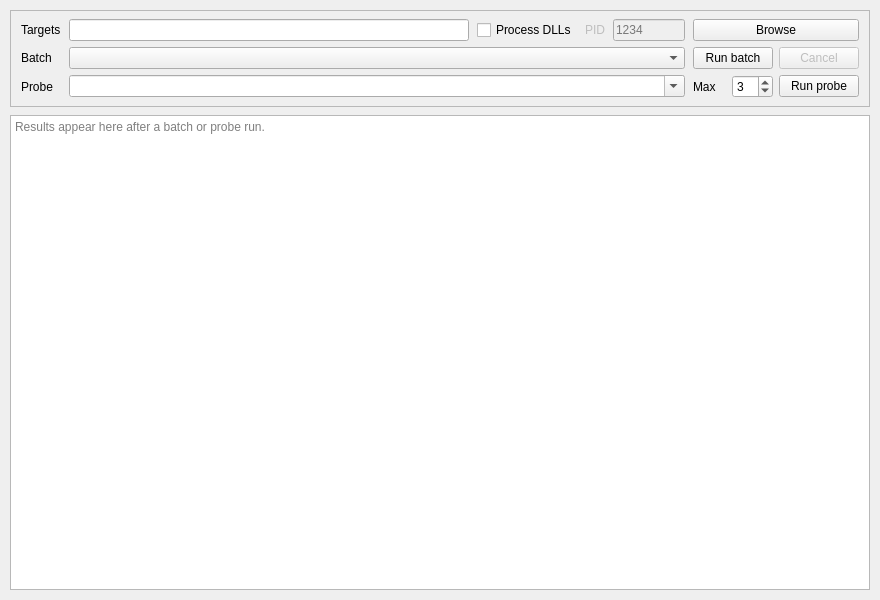
<?xml version="1.0" encoding="UTF-8"?>
<ui version="4.0">
 <class>HawkeyeRopClass</class>
 <widget class="QMainWindow" name="HawkeyeRopClass">
  <property name="geometry">
   <rect>
    <x>0</x>
    <y>0</y>
    <width>880</width>
    <height>600</height>
   </rect>
  </property>
  <property name="windowTitle">
   <string>Hawkeye ROP</string>
  </property>
  <widget class="QWidget" name="centralWidget">
   <layout class="QVBoxLayout" name="verticalLayout">
    <property name="spacing">
     <number>8</number>
    </property>
    <property name="leftMargin">
     <number>10</number>
    </property>
    <property name="topMargin">
     <number>10</number>
    </property>
    <property name="rightMargin">
     <number>10</number>
    </property>
    <property name="bottomMargin">
     <number>10</number>
    </property>
    <item>
     <widget class="QFrame" name="ropToolPanel">
      <property name="sizePolicy">
       <sizepolicy hsizetype="Preferred" vsizetype="Maximum">
        <horstretch>0</horstretch>
        <verstretch>0</verstretch>
       </sizepolicy>
      </property>
      <property name="frameShape">
       <enum>QFrame::StyledPanel</enum>
      </property>
      <layout class="QGridLayout" name="toolGridLayout">
       <property name="horizontalSpacing">
        <number>8</number>
       </property>
       <property name="verticalSpacing">
        <number>6</number>
       </property>
       <property name="leftMargin">
        <number>10</number>
       </property>
       <property name="topMargin">
        <number>8</number>
       </property>
       <property name="rightMargin">
        <number>10</number>
       </property>
       <property name="bottomMargin">
        <number>8</number>
       </property>
       <item row="0" column="0">
        <widget class="QLabel" name="labelTargets">
         <property name="text">
          <string>Targets</string>
         </property>
        </widget>
       </item>
       <item row="0" column="1">
        <layout class="QHBoxLayout" name="targetsRowLayout">
         <property name="spacing">
          <number>8</number>
         </property>
         <item>
          <widget class="QLineEdit" name="lineEditTargetsDir">
           <property name="sizePolicy">
            <sizepolicy hsizetype="Expanding" vsizetype="Fixed">
             <horstretch>1</horstretch>
             <verstretch>0</verstretch>
            </sizepolicy>
           </property>
          </widget>
         </item>
         <item>
          <widget class="QCheckBox" name="checkScanProcessModules">
           <property name="text">
            <string>Process DLLs</string>
           </property>
           <property name="checked">
            <bool>false</bool>
           </property>
          </widget>
         </item>
         <item>
          <widget class="QLabel" name="labelProcessPid">
           <property name="text">
            <string>PID</string>
           </property>
           <property name="enabled">
            <bool>false</bool>
           </property>
          </widget>
         </item>
         <item>
          <widget class="QLineEdit" name="lineEditProcessPid">
           <property name="enabled">
            <bool>false</bool>
           </property>
           <property name="maximumSize">
            <size>
             <width>72</width>
             <height>16777215</height>
            </size>
           </property>
           <property name="placeholderText">
            <string>1234</string>
           </property>
          </widget>
         </item>
        </layout>
       </item>
       <item row="0" column="2">
        <widget class="QPushButton" name="pushButtonBrowseDir">
         <property name="text">
          <string>Browse</string>
         </property>
        </widget>
       </item>
       <item row="1" column="0">
        <widget class="QLabel" name="labelBatch">
         <property name="text">
          <string>Batch</string>
         </property>
        </widget>
       </item>
       <item row="1" column="1">
        <widget class="RopChainsCombo" name="comboBoxChains">
         <property name="sizePolicy">
          <sizepolicy hsizetype="Expanding" vsizetype="Fixed">
           <horstretch>1</horstretch>
           <verstretch>0</verstretch>
          </sizepolicy>
         </property>
        </widget>
       </item>
       <item row="1" column="2">
        <layout class="QHBoxLayout" name="batchActionsLayout">
         <property name="spacing">
          <number>6</number>
         </property>
         <item>
          <widget class="QPushButton" name="pushButtonScan">
           <property name="text">
            <string>Run batch</string>
           </property>
          </widget>
         </item>
         <item>
          <widget class="QPushButton" name="pushButtonCancel">
           <property name="text">
            <string>Cancel</string>
           </property>
           <property name="enabled">
            <bool>false</bool>
           </property>
          </widget>
         </item>
        </layout>
       </item>
       <item row="2" column="0">
        <widget class="QLabel" name="labelProbe">
         <property name="text">
          <string>Probe</string>
         </property>
        </widget>
       </item>
       <item row="2" column="1">
        <widget class="QComboBox" name="comboProbeChain">
         <property name="editable">
          <bool>true</bool>
         </property>
         <property name="insertPolicy">
          <enum>QComboBox::NoInsert</enum>
         </property>
         <property name="sizePolicy">
          <sizepolicy hsizetype="Expanding" vsizetype="Fixed">
           <horstretch>1</horstretch>
           <verstretch>0</verstretch>
          </sizepolicy>
         </property>
        </widget>
       </item>
       <item row="2" column="2">
        <layout class="QHBoxLayout" name="probeActionsLayout">
         <property name="spacing">
          <number>6</number>
         </property>
         <item>
          <widget class="QLabel" name="labelProbeMax">
           <property name="text">
            <string>Max</string>
           </property>
          </widget>
         </item>
         <item>
          <widget class="QSpinBox" name="spinProbeMaxPerDll">
           <property name="minimum">
            <number>1</number>
           </property>
           <property name="maximum">
            <number>50</number>
           </property>
           <property name="value">
            <number>3</number>
           </property>
           <property name="fixedWidth">
            <number>46</number>
           </property>
          </widget>
         </item>
         <item>
          <widget class="QPushButton" name="pushButtonProbeRun">
           <property name="text">
            <string>Run probe</string>
           </property>
          </widget>
         </item>
        </layout>
       </item>
      </layout>
     </widget>
    </item>
    <item>
     <widget class="QPlainTextEdit" name="plainTextResults">
      <property name="sizePolicy">
       <sizepolicy hsizetype="Expanding" vsizetype="Expanding">
        <horstretch>0</horstretch>
        <verstretch>1</verstretch>
       </sizepolicy>
      </property>
      <property name="readOnly">
       <bool>true</bool>
      </property>
      <property name="lineWrapMode">
       <enum>QPlainTextEdit::NoWrap</enum>
      </property>
      <property name="placeholderText">
       <string>Results appear here after a batch or probe run.</string>
      </property>
     </widget>
    </item>
   </layout>
  </widget>
 </widget>
 <customwidgets>
  <customwidget>
   <class>RopChainsCombo</class>
   <extends>QComboBox</extends>
   <header location="global">RopChainsCombo.h</header>
  </customwidget>
 </customwidgets>
 <resources/>
 <connections/>
</ui>
